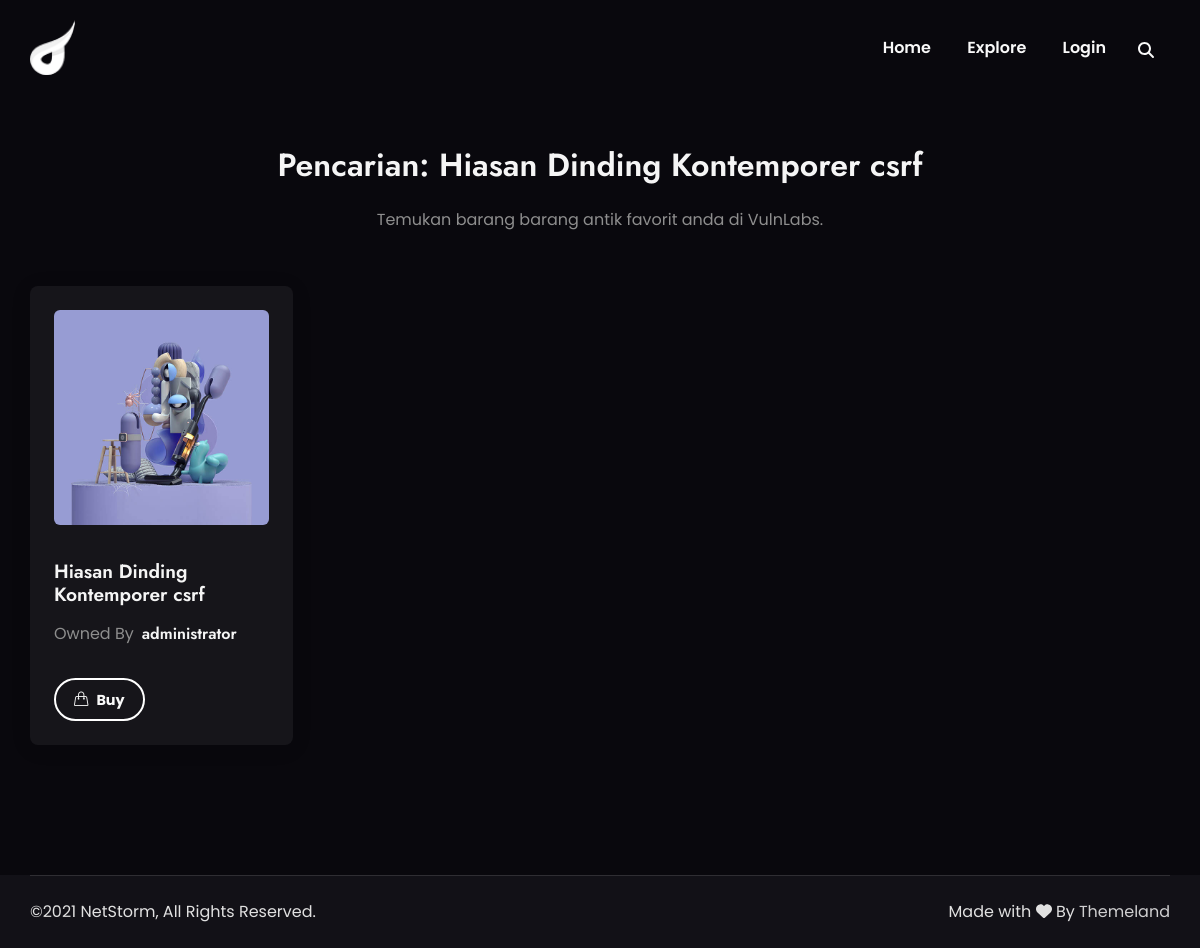
Screenshot of /explore.php?keyword=Hiasan Dinding Kontemporer csrf with the database file from the repository.
### tables this page shows
CREATE TABLE `daftar_barang` (
  `deskripsi` varchar(500) NOT NULL,
  `harga` int NOT NULL,
  `id` int NOT NULL AUTO_INCREMENT,
  `nama_barang` varchar(255) NOT NULL,
  `kuantitas` int NOT NULL,
  `created_by` varchar(255) NOT NULL,
  PRIMARY KEY (`id`)
);

### explore.php (the view, shortened to what this page needs)
<?php
include('header.php');
include('config.php');
if (isset($_GET['keyword'])) {
    $sql = "SELECT id,nama_barang,kuantitas,created_by FROM daftar_barang WHERE nama_barang like '%". $_GET['keyword'] ."%' LIMIT 12";
} else {
    $sql = "SELECT id,nama_barang,kuantitas,created_by FROM daftar_barang WHERE created_by";
}
$result = mysqli_query($conn, $sql);
?>
        <section class="explore-area">
            <div class="container">
                <div class="row justify-content-center">
                    <div class="col-12 col-md-8 col-lg-7">
                        <div class="intro text-center mb-4">
                            <h3 class="mt-3 mb-0"><?= isset($_GET['keyword']) ? "Pencarian: " . $_GET['keyword'] : "Produk VulnLabs" ?></h3>
                            <p>Temukan barang barang antik favorit anda di VulnLabs.</p>
                        </div>
                    </div>
                </div>
                <div class="row items explore-items">
                    <?php
                    while($row = mysqli_fetch_array($result)) {
                    ?>
                    <div class="col-12 col-sm-6 col-lg-3 item explore-item">
                        <div class="card">
                            <div class="image-over">
                                <a href="item-details.php?id=<?=$row['id']?>">
                                    <img class="card-img-top" src="assets/img/content/auction_<?= rand(1,9) ?>.jpg" alt="">
                                </a>
                            </div>
                            <div class="card-caption col-12 p-0">
                                <div class="card-body">
                                    <a href="item-details.php?id=<?=$row['id']?>">
                                        <h5 class="mb-0"><?= htmlspecialchars($row['nama_barang'], ENT_QUOTES) ?></h5>
                                    </a>
                                    <div class="seller d-flex align-items-center my-3">
                                        <span>Owned By</span>
                                        <h6 class="ml-2 mb-0"><?= htmlspecialchars($row['created_by'], ENT_QUOTES) ?></h6>
                                    </div>
                                    <a class="btn btn-bordered-white btn-smaller mt-3" href="wallet-connect.html"><i class="icon-handbag mr-2"></i>Buy</a>
                                </div>
                            </div>
                        </div>
                    </div>
                    <?php }?>
                </div>
            </div>
        </section>
<?php
include('footer.php');?>

### rows the page displays
daftar_barang: nama_barang "Hiasan Dinding Kontemporer csrf", created_by "administrator"

### other values shown
$_GET['keyword'] "Hiasan Dinding Kontemporer csrf"
